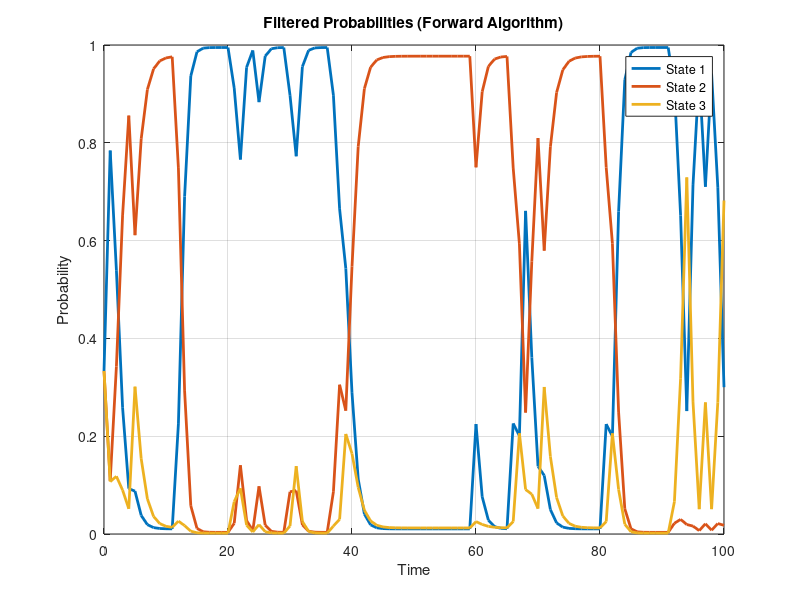
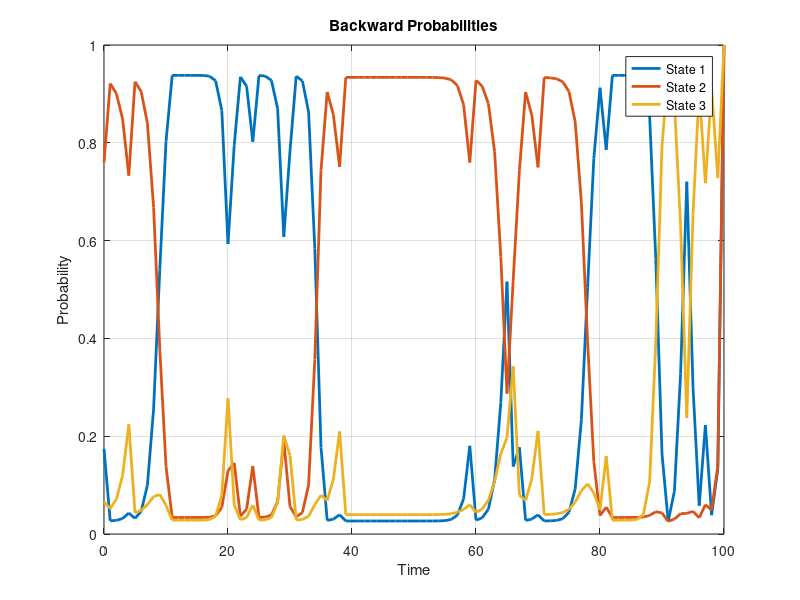
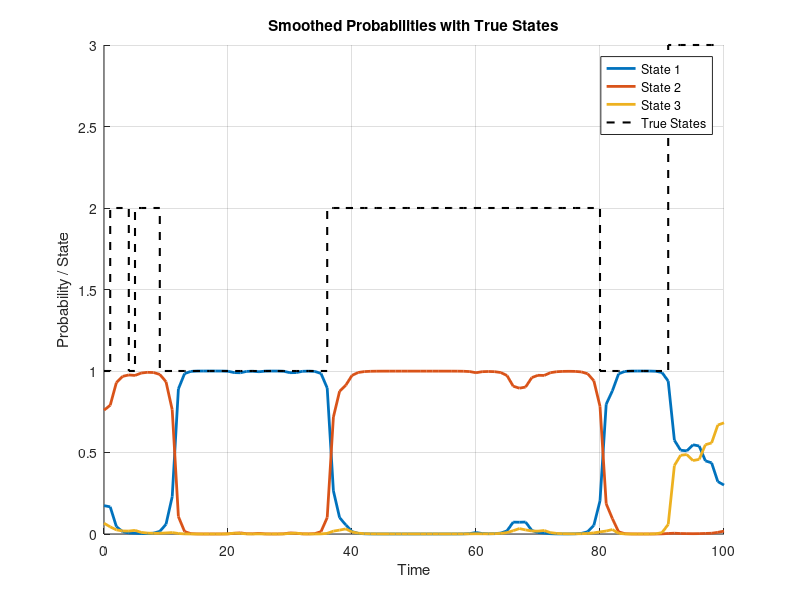
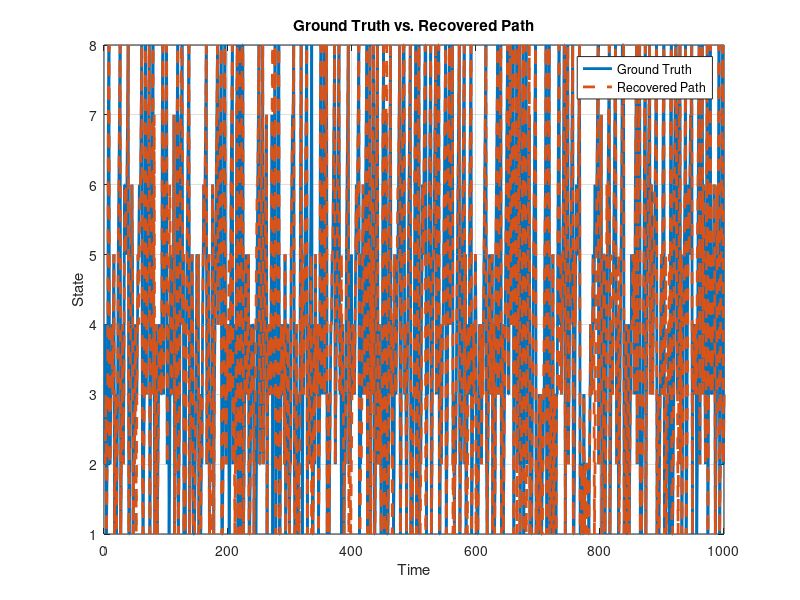

MATLAB code to generate these figures, in order: (Note: this script raises an error after producing the figures.)
close all; clear; clc;

% Random seed (change in Ex05.1 c) + Ex05.2 b))
RNDSEED = 15;
% Sequence length K
NOBSERVATIONS = 100;    
% Note the coloring of the states: 1: blue, 2: green, 3: red

% Set seed and define some variables
rng("default");
rng(RNDSEED);
nobs = NOBSERVATIONS;  % alias for better code readability
nstates = 3;


%% HMM Parameters
% Transition matrix A : syntax (i,j) means from state i to state j
% Observation matrix E: syntax (i,j) means prob. that symbol j is observed in state i
A = [0.97  0.02  0.01;
     0.03  0.95  0.02;
     0.025  0.025  0.95];
E = [0.7  0.2  0.1;
     0.1  0.8  0.1;
     0.1  0.3  0.6];
% Priors: uniform priors over states
priors = 1/nstates*ones(nstates,1);

% Generate a random state and observation sequence given the HMM parameters 
[obs, states] = hmmgenerate(nobs,A,E);


%% --- Exercise 05.1: Forward-backward algorithm
% Forward pass

% Initialize forward probabilities (filtered)
alpha = zeros(nstates, nobs+1);
alpha(:, 1) = priors;

for i = 1:nobs
    Dk = diag(E(:, obs(i))); % 
    alpha(:, i+1) = Dk * A' * alpha(:, i);
    alpha(:, i+1) = alpha(:, i+1) / sum(alpha(:, i+1));
end

% Plot the filtered probabilities (forward pass)
figure;
time = 0:nobs;
plot(time, alpha', 'LineWidth', 2);
xlabel('Time');
ylabel('Probability');
title('Filtered Probabilities (Forward Algorithm)');
legend('State 1', 'State 2', 'State 3');
grid on;

% Backward pass

% Initialize backward probabilities
beta = zeros(nstates, nobs+1);
beta(:, end) = 1; % Initialize the last backward probabilities to 1

for k = nobs:-1:1
    Dk = diag(E(:, obs(k))); 
    beta(:, k) = A * Dk * beta(:, k+1);
    beta(:, k) = beta(:, k) / sum(beta(:, k));
end

% Plot the backward probabilities
figure;
time = 0:nobs;
plot(time, beta', 'LineWidth', 2);
xlabel('Time');
ylabel('Probability');
title('Backward Probabilities');
legend('State 1', 'State 2', 'State 3');
grid on;

% Compute smoothed probabilities (gamma)
gamma = alpha .* beta; 
gamma = gamma ./ sum(gamma, 1); 

% Plot the smoothed probabilities with the true states
figure;
hold on;
time = 0:nobs;
plot(time, gamma', 'LineWidth', 2); % Smoothed probabilities
stairs(0:nobs-1, states, '--k', 'LineWidth', 1.5); % True states as stairs
xlabel('Time');
ylabel('Probability / State');
title('Smoothed Probabilities with True States');
legend('State 1', 'State 2', 'State 3', 'True States');
grid on;
hold off;


%% --- Exercise 05.2: Localization (and path recovery) in a topological map
nobs = 1000;
nstates = 8;
sizeobs = 10;
% transition matrix A, sum(A,2) must be 1
A = [
    0.1, 0.6, 0.2, 0.1, 0,   0,   0,   0;    % SIR Lab
    0.1, 0.2, 0.5, 0.1, 0.1, 0,   0,   0;    % Campus Beach
    0.1, 0, 0.1, 0.5, 0.1, 0.1, 0.1, 0;      % Cafeteria Contrast
    0.1, 0.1, 0.2, 0.1, 0.5, 0,   0,   0;    % Makerspace
    0.1, 0,   0.1, 0.1, 0.1, 0.5, 0.1, 0;  % Library
    0,   0,   0,   0,   0.1, 0.1, 0.6, 0.2;  % Mensa
    0.1, 0,   0,   0,   0,   0,   0.1, 0.8   % Student Dorms
    0.5, 0.2, 0.1, 0.1, 0,   0,   0,   0.1;  % Gym
];

% emission matrix E, sum(E,2) must be 1
E = [
    0.4, 0.4, 0,   0,   0,   0.2,   0,   0,   0,   0;     % SIR Lab
    0.1,   0,   0.8, 0,   0,   0.1,   0,   0,   0,   0;   % Campus Beach
    0,   0.1,   0,   0.6, 0,   0,   0,   0.3,   0,   0;   % Cafeteria Contrast
    0,   0,   0,   0,   0.7, 0.2,   0,   0.1,   0,   0;   % Makerspace
    0,   0,   0,   0,   0,   0.5, 0.5, 0,   0,   0;       % Library
    0,   0,   0.1,   0,   0,   0,   0.8, 0,   0.1,   0;   % Mensa
    0,   0,   0,   0,   0,   0,   0,   0.7, 0,   0.3;     % Student Dorms
    0.1,   0,   0,   0,   0,   0,   0,   0,   0,   0.9;   % Gym
];

% labels for the emission matrix columns
landmarkLabels = {'Go2 Robot', 'Pepper Robot', 'Beach Chairs', 'Espresso Machine', ...
                  '3D Printers', 'Study Tables', 'Bookshelves', 'Buffet Station', ...
                  'Student Bikes', 'Workout Equipment'};

stateLabels = {'SIR Lab', 'Campus Beach', 'Cafeteria Contrast', ...
               'Makerspace', 'Library', 'Mensa', ...
               'Student Dorms', 'Gym'};

% Generate a random state and observation sequence given the HMM parameters 
[obs, states] = hmmgenerate(nobs,A,E);

n = nstates;
T = nobs;

% Initialize
viterbi = zeros(n, T); % Viterbi probabilities
backpointer = zeros(n, T); % Backpointer for path reconstruction
path = zeros(1, T); % Most likely state sequence

% Initialization (time step 1)
viterbi(:, 1) = log(E(:, obs(1))) + log(1/nstates); % Start with uniform priors

% Recursion
for t = 2:T
    for s = 1:n
        [viterbi(s, t), backpointer(s, t)] = max(viterbi(:, t-1) + log(A(:, s)));
        viterbi(s, t) = viterbi(s, t) + log(E(s, obs(t)));
    end
end

% Termination
[~, path(T)] = max(viterbi(:, T));

% Backtracking
for t = T-1:-1:1
    path(t) = backpointer(path(t+1), t+1);
end

% 1. Ground truth states
figure;
plot(states, 'LineWidth', 2);
hold on;
plot(path, '--', 'LineWidth', 2);
legend('Ground Truth', 'Recovered Path');
xlabel('Time');
ylabel('State');
title('Ground Truth vs. Recovered Path');
grid on;

% 2. Confusion Matrix
confMatrix = confusionmat(states, path);
figure;
heatmap(stateLabels, stateLabels, confMatrix);
title('Confusion Matrix');
xlabel('Predicted States');
ylabel('True States');